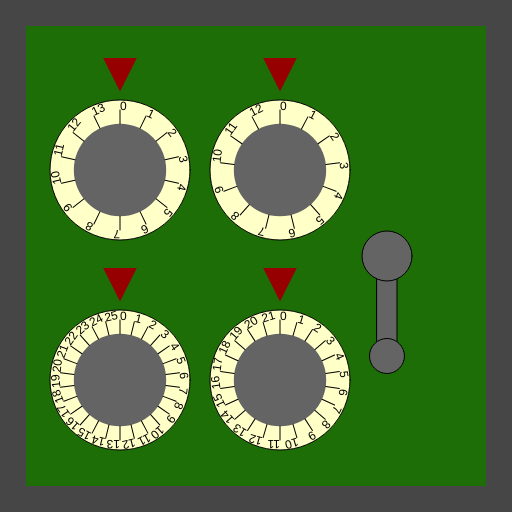
Frame 1 (no input)
Frame 60 (no input): identical to frame 1, image omitted
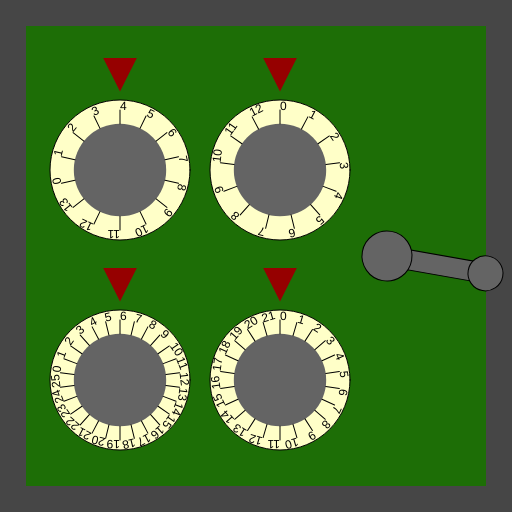
Frame 120 (the mouse pressed at the canvas centre since frame 60)

The p5.js sketch that drew these frames (run headless with seeded random() and noise() and a simulated clock; from frame 60 on, the mouse is pressed at the canvas centre):

// p5.js sketch
// ── sketch.js
/*

Officer: 2628175
CaseNum: 303-2-54532425-2628175

Case 303 - The Case of the Crooked Attorney
Stage 3 - The Gates Bank

I’ve made an appointment for you at the Gates Bank to retrieve your safe deposit box from the vault.
Actually you will break into Torvalds’ one.

Crack the safe by doing the following:

	When the mouse button is pressed:
	- Make Secure_Locker_Key_0 equal to the value of mouseY
	- Use the 'max' function to prevent Secure_Locker_Key_0 from falling below 1

	When the mouse button is pressed:
	- Decrement Secure_Locker_Key_1 by 2
	- Use the 'max' function to prevent Secure_Locker_Key_1 from falling below 6

	Whilst the mouse is being dragged:
	- Make Secure_Locker_Key_2 equal to the value of mouseX
	- Use the 'max' function to prevent Secure_Locker_Key_2 from falling below 2

	Whilst the mouse is being dragged:
	- Decrement Secure_Locker_Key_3 by 3
	- Use the 'max' function to prevent Secure_Locker_Key_3 from falling below 4

	When the mouse button is pressed:
	- Make Secure_Locker_Key_4 equal to the value of mouseY
	- Use the 'min' function to prevent Secure_Locker_Key_4 from going above 80



This time you'll need to create the relevant event handlers yourself.

There are many possible ways of investigating this case, but you
should use ONLY the following commands:

	- The assignment operator aka. the equals sign !
	- mouseX, mouseY
	- Incrementing +=
	- Decrementing -=
	- min, max
	- constrain

*/

//declare the variables

var Secure_Locker_Key_0;
var Secure_Locker_Key_1;
var Secure_Locker_Key_2;
var Secure_Locker_Key_3;
var Secure_Locker_Key_4;


function preload()
{
	//IMAGES WILL BE LOADED HERE

}

function setup()
{
	createCanvas(512,512);

	//initialise the variables
	Secure_Locker_Key_0 = 0;
	Secure_Locker_Key_1 = 0;
	Secure_Locker_Key_2 = 0;
	Secure_Locker_Key_3 = 0;
	Secure_Locker_Key_4 = 0;

}

///////////////////EVENT HANDLERS///////////////////

//Create event handlers here to open the safe ...
function mousePressed() {
	console.log("mousePressed");
	Secure_Locker_Key_0 = mouseY;
	Secure_Locker_Key_0 = max(Secure_Locker_Key_0, 1);
	Secure_Locker_Key_1 -= 2;
	Secure_Locker_Key_1 = max(Secure_Locker_Key_1, 6);
	Secure_Locker_Key_4 = mouseY;
	Secure_Locker_Key_4 = min(Secure_Locker_Key_4, 80);
}

function mouseDragged() {
	console.log("mouseDragged", mouseX, mouseY);
	Secure_Locker_Key_2 = mouseX;
	Secure_Locker_Key_2 = max(Secure_Locker_Key_2, 2);
	Secure_Locker_Key_3 -= 3;
	Secure_Locker_Key_3 = max(Secure_Locker_Key_3, 4);
}


///////////////DO NOT CHANGE CODE BELOW THIS POINT///////////////////

function draw()
{

	//Draw the safe door
	background(70);
	noStroke();
	fill(29,110,6);
	rect(26,26,width-52,width-52);

	//Draw the combination dials
	push();
	translate(120,170);
	drawDial(140,Secure_Locker_Key_0, 14);
	pop();

	push();
	translate(120,380);
	drawDial(140,Secure_Locker_Key_1, 26);
	pop();

	push();
	translate(280,170);
	drawDial(140,Secure_Locker_Key_2, 13);
	pop();

	push();
	translate(280,380);
	drawDial(140,Secure_Locker_Key_3, 22);
	pop();

	//Draw the lever
	push();
	translate(width - 125,256);
	drawLever(Secure_Locker_Key_4);
	pop();


}

function drawDial(diameter,num,maxNum)
{
	//the combination lock

	var r = diameter * 0.5;
	var p = r * 0.6;

	stroke(0);
	fill(255,255,200);
	ellipse(0,0,diameter,diameter);
	fill(100);
	noStroke();
	ellipse(0,0,diameter*0.66,diameter*0.66);
	fill(150,0,0);
	triangle(
		-p * 0.4,-r-p,
		p * 0.4,-r-p,
		0,-r-p/5
	);

	noStroke();

	push();
	var inc = 360/maxNum;

	rotate(radians(-num * inc));
	for(var i = 0; i < maxNum; i++)
	{
		push();
		rotate(radians(i * inc));
		stroke(0);
		line(0,-r*0.66,0,-(r-10));
		noStroke();
		fill(0);
		text(i,0,-(r-10));
		pop();
	}

	pop();
}

function drawLever(rot)
{
	push();
	rotate(radians(-rot))
	stroke(0);
	fill(100);
	rect(-10,0,20,100);
	ellipse(0,0,50,50);
	ellipse(0,100,35,35);
	pop();
}
